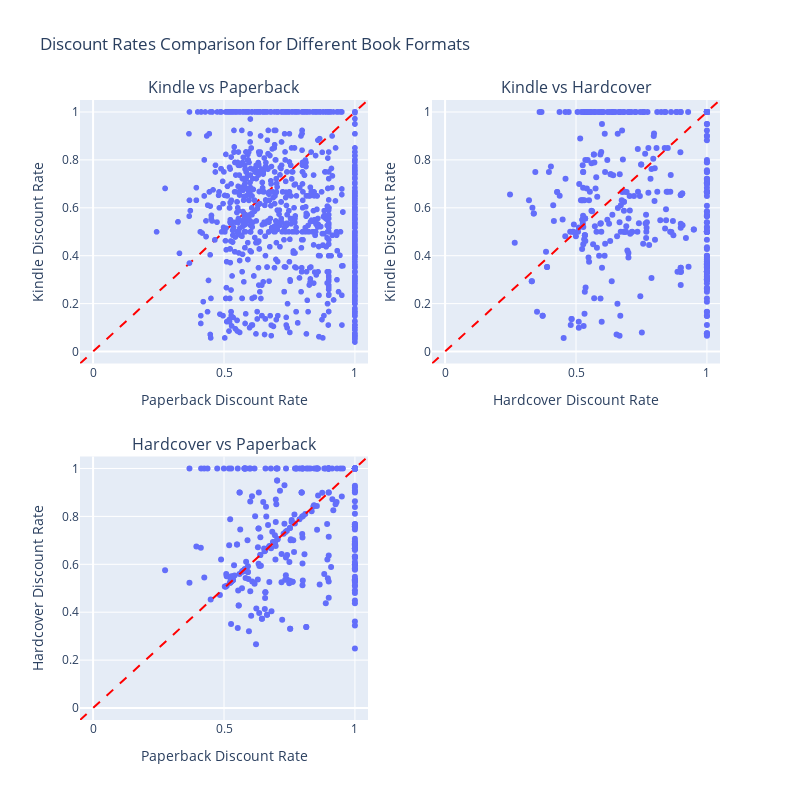

Here is the notebook cell this chart was saved with:
### Code cell
def plot_discount_rate_scatter(data: pd.DataFrame):
    # 設置軸的範圍和單位長
    min_val = -0.05
    max_val = 1.05

    # 創建子圖布局
    fig = make_subplots(rows=2, cols=2, subplot_titles=("Kindle vs Paperback", "Kindle vs Hardcover", "Hardcover vs Paperback", ""), vertical_spacing=0.15, horizontal_spacing=0.1)

    # Kindle vs Paperback
    filtered_data_1 = data.dropna(subset=["paperback-discount_rate", "kindle-discount_rate"])
    scatter1 = px.scatter(filtered_data_1, x="paperback-discount_rate", y="kindle-discount_rate")
    scatter1.update_traces(showlegend=False)
    fig.add_traces(scatter1.data, rows=1, cols=1)

    fig.update_xaxes(title_text="Paperback Discount Rate", row=1, col=1)
    fig.update_yaxes(title_text="Kindle Discount Rate", row=1, col=1)

    # Kindle vs Hardcover
    filtered_data_2 = data.dropna(subset=["hardcover-discount_rate", "kindle-discount_rate"])
    scatter2 = px.scatter(filtered_data_2, x="hardcover-discount_rate", y="kindle-discount_rate")
    scatter2.update_traces(showlegend=False)
    fig.add_traces(scatter2.data, rows=1, cols=2)

    fig.update_xaxes(title_text="Hardcover Discount Rate", row=1, col=2)
    fig.update_yaxes(title_text="Kindle Discount Rate", row=1, col=2)

    # Hardcover vs Paperback
    filtered_data_3 = data.dropna(subset=["paperback-discount_rate", "hardcover-discount_rate"])
    scatter3 = px.scatter(filtered_data_3, x="paperback-discount_rate", y="hardcover-discount_rate")
    scatter3.update_traces(showlegend=False)
    fig.add_traces(scatter3.data, rows=2, cols=1)

    fig.update_xaxes(title_text="Paperback Discount Rate", row=2, col=1)
    fig.update_yaxes(title_text="Hardcover Discount Rate", row=2, col=1)

    # 更新子圖佈局，設置軸範圍和單位長
    fig.update_layout(
        height=800,
        width=800,
        title_text="Discount Rates Comparison for Different Book Formats",
        xaxis1=dict(range=[min_val, max_val]),
        yaxis1=dict(range=[min_val, max_val]),
        xaxis2=dict(range=[min_val, max_val]),
        yaxis2=dict(range=[min_val, max_val]),
        xaxis3=dict(range=[min_val, max_val]),
        yaxis3=dict(range=[min_val, max_val]),
    )

    # 添加45度線
    for i in range(1, 4):
        fig.add_trace(go.Scatter(x=[min_val, max_val], y=[min_val, max_val], mode="lines", line=dict(color="red", dash="dash"), showlegend=False), row=(i + 1) // 2, col=(i + 1) % 2 + 1)

    fig.write_image("0808_figs knidle_1dep 3formats/discount_rate_scatter.svg")
    fig.show()


# 假設你的數據存在 data_kindle_1dep
plot_discount_rate_scatter(data_kindle_1dep)

### Figure 1 — Plotly figure (JSON) as saved in the notebook; plotly's stock layout.template omitted (floating-point values rounded to 4 significant figures; data arrays with more than 128 entries replaced by an {"elided": "..."} marker saying what was removed)
{"data": [{"hovertemplate": "paperback-discount_rate=%{x}<br>kindle-discount_rate=%{y}<extra></extra>", "legendgroup": "", "marker": {"color": "#636efa", "symbol": "circle"}, "mode": "markers", "name": "", "showlegend": false, "type": "scattergl", "x": {"elided": "1523 float values"}, "xaxis": "x", "y": {"elided": "1523 float values"}, "yaxis": "y"}, {"hovertemplate": "hardcover-discount_rate=%{x}<br>kindle-discount_rate=%{y}<extra></extra>", "legendgroup": "", "marker": {"color": "#636efa", "symbol": "circle"}, "mode": "markers", "name": "", "orientation": "v", "showlegend": false, "type": "scatter", "x": {"elided": "393 float values"}, "xaxis": "x2", "y": {"elided": "393 float values"}, "yaxis": "y2"}, {"hovertemplate": "paperback-discount_rate=%{x}<br>hardcover-discount_rate=%{y}<extra></extra>", "legendgroup": "", "marker": {"color": "#636efa", "symbol": "circle"}, "mode": "markers", "name": "", "orientation": "v", "showlegend": false, "type": "scatter", "x": {"elided": "359 float values"}, "xaxis": "x3", "y": {"elided": "359 float values"}, "yaxis": "y3"}, {"line": {"color": "red", "dash": "dash"}, "mode": "lines", "showlegend": false, "type": "scatter", "x": [-0.05, 1.05], "xaxis": "x", "y": [-0.05, 1.05], "yaxis": "y"}, {"line": {"color": "red", "dash": "dash"}, "mode": "lines", "showlegend": false, "type": "scatter", "x": [-0.05, 1.05], "xaxis": "x2", "y": [-0.05, 1.05], "yaxis": "y2"}, {"line": {"color": "red", "dash": "dash"}, "mode": "lines", "showlegend": false, "type": "scatter", "x": [-0.05, 1.05], "xaxis": "x3", "y": [-0.05, 1.05], "yaxis": "y3"}], "layout": {"annotations": [{"font": {"size": 16}, "showarrow": false, "text": "Kindle vs Paperback", "x": 0.225, "xanchor": "center", "xref": "paper", "y": 1, "yanchor": "bottom", "yref": "paper"}, {"font": {"size": 16}, "showarrow": false, "text": "Kindle vs Hardcover", "x": 0.775, "xanchor": "center", "xref": "paper", "y": 1, "yanchor": "bottom", "yref": "paper"}, {"font": {"size": 16}, "showarrow": false, "text": "Hardcover vs Paperback", "x": 0.225, "xanchor": "center", "xref": "paper", "y": 0.425, "yanchor": "bottom", "yref": "paper"}], "height": 800, "title": {"text": "Discount Rates Comparison for Different Book Formats"}, "width": 800, "xaxis": {"anchor": "y", "domain": [0, 0.45], "range": [-0.05, 1.05], "title": {"text": "Paperback Discount Rate"}}, "xaxis2": {"anchor": "y2", "domain": [0.55, 1], "range": [-0.05, 1.05], "title": {"text": "Hardcover Discount Rate"}}, "xaxis3": {"anchor": "y3", "domain": [0, 0.45], "range": [-0.05, 1.05], "title": {"text": "Paperback Discount Rate"}}, "xaxis4": {"anchor": "y4", "domain": [0.55, 1]}, "yaxis": {"anchor": "x", "domain": [0.575, 1], "range": [-0.05, 1.05], "title": {"text": "Kindle Discount Rate"}}, "yaxis2": {"anchor": "x2", "domain": [0.575, 1], "range": [-0.05, 1.05], "title": {"text": "Kindle Discount Rate"}}, "yaxis3": {"anchor": "x3", "domain": [0, 0.425], "range": [-0.05, 1.05], "title": {"text": "Hardcover Discount Rate"}}, "yaxis4": {"anchor": "x4", "domain": [0, 0.425]}}}
